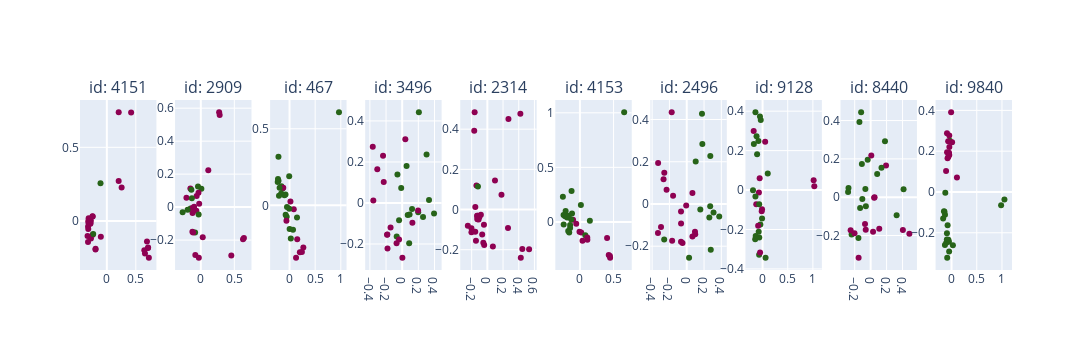

This figure's notebook cell:
### Markdown cell above
Smiling

### Code cell
from plotly.subplots import make_subplots
import plotly.graph_objects as go

n_ids = 10
ids = np.random.choice(np.arange(len(identities)),n_ids,replace=False)
fig = make_subplots(rows=1, cols=n_ids, subplot_titles=[f"id: {identities[ids[k]]}" for k in range(n_ids)])
for k in range(n_ids):
    idx = ids[k]
    metaid = metadata.loc[metadata["identity"]==identities[idx]]
    pca = KernelPCA(n_components=2, kernel="cosine")
    pc_r = pca.fit_transform(identities_pcs[idx])
    fig.add_trace(go.Scatter(x=pc_r[:,0],y=pc_r[:,1], mode='markers', marker_color = metaid["Mouth_Slightly_Open"]), row =1, col = k+1)

fig.update_layout(width = 200*n_ids, height = 350, showlegend = False)

fig.show()

### Figure 1 — Plotly figure (JSON) as saved in the notebook; plotly's stock layout.template omitted (floating-point values rounded to 4 significant figures)
{"data": [{"marker": {"color": [-1, -1, -1, -1, -1, -1, -1, 1, -1, -1, -1, -1, -1, -1, -1, -1, -1, -1, -1, -1, -1, -1, -1, -1, -1, 1, -1, -1, -1, -1]}, "mode": "markers", "type": "scatter", "x": [0.4195, -0.2827, -0.274, -0.314, -0.2837, 0.2048, 0.7254, -0.1092, -0.3207, -0.2479, -0.3204, 0.6929, -0.2444, 0.6584, 0.255, -0.2447, -0.2763, 0.7107, -0.3147, -0.1958, -0.3236, -0.3248, 0.2041, -0.1035, -0.1949, -0.2352, -0.288, 0.7129, 0.6471, -0.3326], "xaxis": "x", "y": [0.7365, -0.01207, -0.1172, 0.0199, -0.01803, 0.7377, -0.2482, 0.2574, -0.05332, 0.03221, -0.0006981, -0.1374, 0.03149, -0.2192, 0.2281, -0.09173, 0.002204, -0.1816, -0.01472, -0.1917, -0.03721, -0.1407, 0.2722, -0.1051, -0.1877, -0.08795, 0.004055, -0.1782, -0.1981, -0.1007], "yaxis": "y"}, {"marker": {"color": [-1, -1, -1, 1, -1, -1, -1, -1, -1, -1, -1, -1, -1, -1, 1, -1, -1, -1, -1, -1, 1, 1, -1, 1, 1, 1, 1, -1, 1, -1]}, "mode": "markers", "type": "scatter", "x": [-0.1553, 0.02895, 0.2816, -0.1519, -0.06686, -0.06193, 0.6433, -0.1234, -0.2146, -0.0296, 0.1118, 0.4551, -0.1233, 0.2736, 0.008432, -0.1248, -0.1255, -0.02412, -0.03447, -0.1, -0.0852, -0.2711, -0.08178, -0.03208, -0.1337, -0.1962, -0.1404, -0.1148, -0.04157, 0.6299], "xaxis": "x2", "y": [0.1122, -0.1835, 0.5589, -0.008332, -0.02138, 0.06782, -0.1872, -0.03557, 0.05717, -0.3072, 0.2239, -0.2938, -0.005261, 0.5753, 0.1115, -0.02204, -0.1487, 0.0206, 0.0873, 0.002347, -0.1541, -0.03183, -0.2913, -0.04525, 0.05334, -0.01656, 0.1051, -0.1535, 0.1249, -0.1948], "yaxis": "y2"}, {"marker": {"color": [1, -1, 1, 1, -1, 1, 1, 1, -1, 1, -1, -1, 1, 1, -1, 1, 1, 1, -1, 1, 1, 1, 1, 1, -1, 1, 1, 1, 1, -1]}, "mode": "markers", "type": "scatter", "x": [-0.1578, 0.15, 0.9644, 0.02502, 0.08286, -0.2057, -0.2308, -0.005247, 0.1273, -0.2149, 0.2014, 0.2412, -0.1358, -0.07835, -0.1224, -0.1627, -0.09989, 0.001927, 0.01761, -0.216, -0.006135, -0.225, -0.05525, -0.07584, -0.06016, -0.1934, 0.06808, 0.1459, -0.04959, 0.2692], "xaxis": "x3", "y": [0.125, -0.2212, 0.6077, -0.2167, -0.02639, 0.06226, 0.1516, -0.02271, -0.3424, 0.16, -0.3061, -0.3051, 0.1095, 0.07007, 0.1151, 0.07671, 0.06492, -0.1547, 0.0252, 0.3168, 0.1896, 0.1716, -0.07482, -0.06231, -0.1016, 0.1142, -0.1595, -0.07989, -0.01153, -0.2754], "yaxis": "y3"}, {"marker": {"color": [-1, -1, -1, -1, -1, -1, 1, -1, 1, 1, -1, 1, 1, 1, 1, 1, -1, -1, -1, -1, 1, 1, -1, -1, 1, 1, 1, -1, 1, 1]}, "mode": "markers", "type": "scatter", "x": [-0.2373, 0.1263, -0.2287, -0.0695, -0.1841, -0.3646, 0.1984, -0.1874, 0.3946, 0.09161, 0.03899, 0.05429, 0.0685, -0.05897, 0.3021, 0.2065, 0.1973, -0.3576, -0.182, 0.002428, -0.01214, -0.06815, -0.144, -0.03872, -0.03852, 0.08663, 0.2581, -0.3087, 0.1222, 0.3324], "xaxis": "x4", "y": [0.2299, -0.09625, 0.1027, -0.1957, -0.1537, 0.2743, -0.04474, -0.1545, -0.05162, -0.05666, 0.3101, 0.1799, -0.05918, 0.1384, 0.2364, 0.4422, -0.03712, 0.01252, -0.2222, -0.2669, 0.07246, -0.1636, -0.1195, -0.1776, -0.08468, -0.1964, -0.06859, 0.1646, -0.0294, 0.01482], "yaxis": "y4"}, {"marker": {"color": [-1, -1, -1, -1, -1, -1, -1, -1, -1, -1, -1, -1, -1, -1, -1, -1, -1, -1, -1, -1, -1, 1, -1, -1, -1, -1, -1, -1, -1, -1]}, "mode": "markers", "type": "scatter", "x": [-0.2031, 0.5322, 0.07036, -0.1453, -0.1265, -0.1672, -0.139, -0.1263, 0.2688, -0.1542, -0.04015, -0.08274, -0.249, 0.2632, -0.04352, -0.05136, -0.1123, -0.1535, 0.4263, -0.2027, -0.1278, -0.1199, 0.1802, -0.1014, -0.1622, -0.06603, 0.09707, -0.1306, 0.4458, 0.4207], "xaxis": "x5", "y": [-0.09369, -0.1972, -0.1844, -0.156, -0.03039, 0.3919, 0.1199, -0.04151, 0.4506, -0.1111, -0.1762, -0.02586, -0.08044, -0.09169, -0.07551, -0.1648, -0.04976, 0.01317, -0.2401, -0.1133, -0.04898, 0.1148, 0.07304, -0.03694, 0.4843, -0.1241, 0.1447, -0.0307, -0.1968, 0.477], "yaxis": "y5"}, {"marker": {"color": [1, 1, 1, -1, 1, 1, 1, 1, -1, 1, 1, -1, 1, -1, -1, 1, 1, 1, 1, 1, 1, -1, 1, -1, 1, 1, -1, -1, -1, -1]}, "mode": "markers", "type": "scatter", "x": [-0.1741, -0.1453, 0.6576, -0.0547, -0.1651, -0.1591, -0.2531, -0.2208, -0.1024, -0.1288, -0.124, -0.006299, 0.1477, 0.01912, 0.4458, 0.08043, -0.2199, -0.2415, -0.1892, -0.1458, -0.2124, 0.1105, -0.2433, 0.1088, -0.1178, 0.01458, 0.4038, 0.4281, 0.03853, 0.4485], "xaxis": "x6", "y": [-0.08384, -0.02867, 1.005, -0.01588, 0.056, -0.09744, 0.2318, 0.0512, 0.019, 0.02241, 0.2823, -0.08919, 0.01086, -0.09587, -0.3122, -0.1213, 0.06708, -0.02385, 0.03997, -0.05622, 0.09978, -0.1633, 0.0631, -0.1426, 0.07743, 0.1545, -0.1462, -0.3042, -0.1716, -0.3284], "yaxis": "y6"}, {"marker": {"color": [-1, 1, 1, -1, 1, 1, -1, 1, -1, 1, -1, -1, -1, 1, 1, -1, -1, 1, -1, 1, -1, -1, -1, -1, -1, 1, -1, 1, -1, -1]}, "mode": "markers", "type": "scatter", "x": [0.09525, 0.2777, 0.2709, -0.1686, 0.2611, 0.02689, -0.1738, 0.3095, 0.06562, 0.1034, -0.2594, -0.268, -0.06608, 0.1569, 0.3755, -0.04891, -0.3309, 0.1761, -0.006179, -0.2608, 0.0659, -0.3326, -0.2972, -0.06564, -0.06618, 0.2724, 0.09792, 0.1803, -0.2329, -0.158], "xaxis": "x7", "y": [-0.1314, -0.2164, -0.01107, -0.1747, -0.06371, -0.2548, 0.4344, -0.04028, 0.05234, 0.2014, 0.1484, 0.1168, -0.03529, -0.02674, -0.05933, -0.1849, 0.1944, 0.4268, -0.007464, -0.1689, -0.1542, -0.1381, -0.1096, -0.09209, -0.1789, 0.2272, -0.1438, 0.2836, 0.0672, 0.03902], "yaxis": "y7"}, {"marker": {"color": [-1, -1, 1, 1, -1, 1, 1, -1, 1, 1, 1, -1, -1, -1, 1, 1, 1, -1, 1, -1, 1, 1, -1, 1, -1, 1, 1, 1, 1, 1]}, "mode": "markers", "type": "scatter", "x": [-0.01083, -0.1254, -0.1898, -0.04326, 1.015, -0.01038, -0.06618, -0.1765, -0.07719, 0.1027, -0.06835, 1.028, -0.08806, -0.04933, -0.03595, -0.08263, -0.1732, -0.07256, -0.1416, 0.05158, -0.1419, -0.1466, -0.05757, -0.05166, -0.01691, -0.1194, -0.1364, -0.1086, -0.06731, 0.05996], "xaxis": "x8", "y": [-0.09742, -0.07155, -0.0004646, -0.1745, 0.04996, -0.1448, -0.2405, 0.2994, -0.2117, 0.08341, -0.3282, 0.01967, -0.1806, -0.3162, 0.3555, 0.2489, 0.2334, -0.01189, 0.3946, 0.245, -0.03254, -0.2499, 0.05935, 0.3729, -0.108, 0.2722, -0.2325, 0.1822, -0.07258, -0.3433], "yaxis": "y8"}, {"marker": {"color": [1, -1, -1, -1, 1, -1, 1, 1, 1, 1, 1, -1, -1, 1, -1, 1, -1, 1, 1, 1, 1, -1, -1, -1, -1, 1, -1, 1, 1, 1]}, "mode": "markers", "type": "scatter", "x": [-0.06602, 0.04427, -0.07065, 0.1929, -0.0368, 0.03027, 0.3256, -0.2777, -0.06005, -0.1407, -0.132, 0.4853, 0.008088, 0.1796, -0.1508, -0.2386, -0.2508, -0.1101, 0.08172, -0.1531, -0.1192, 0.04902, -0.2021, -0.06175, 0.404, 0.4125, 0.108, -0.1041, 0.136, -0.2828], "xaxis": "x9", "y": [0.04252, -0.002758, -0.1397, 0.1654, 0.1956, -0.18, -0.09464, 0.04745, -0.04762, 0.3928, -0.0558, -0.1909, 0.2173, 0.2918, -0.316, -0.1945, -0.1729, 0.1728, 0.1208, -0.2134, 0.4433, 0.0001149, -0.1884, -0.1699, -0.171, 0.04165, -0.1648, -0.009413, 0.1537, 0.02666], "yaxis": "y9"}, {"marker": {"color": [-1, 1, 1, 1, -1, 1, -1, -1, 1, -1, 1, 1, -1, 1, -1, 1, -1, 1, -1, -1, 1, 1, 1, -1, -1, -1, 1, 1, 1, 1, 1]}, "mode": "markers", "type": "scatter", "x": [-0.04438, -0.0624, -0.1298, -0.08607, -0.08993, -0.09292, -0.07942, -0.1081, -0.09126, -0.04453, -0.03378, -0.1313, -0.08871, -0.1501, 0.01105, -0.07808, -0.06667, 1.049, -0.06332, -0.04997, -0.1047, -0.05163, 0.02679, -0.0431, 0.1071, -0.008464, -0.1237, -0.1665, 0.983, -0.04732, -0.1404], "xaxis": "x10", "y": [0.1808, -0.2339, -0.1113, -0.3224, 0.2877, -0.2328, 0.1654, 0.1033, -0.2024, 0.2767, 0.2508, -0.2595, 0.1944, -0.0948, 0.2433, -0.1635, 0.2491, -0.03698, 0.1729, 0.1918, -0.2485, -0.2438, -0.2614, 0.2199, 0.07148, 0.3908, -0.003346, -0.1296, -0.06549, -0.2916, -0.09713], "yaxis": "y10"}], "layout": {"annotations": [{"font": {"size": 16}, "showarrow": false, "text": "id: 4151", "x": 0.041, "xanchor": "center", "xref": "paper", "y": 1, "yanchor": "bottom", "yref": "paper"}, {"font": {"size": 16}, "showarrow": false, "text": "id: 2909", "x": 0.143, "xanchor": "center", "xref": "paper", "y": 1, "yanchor": "bottom", "yref": "paper"}, {"font": {"size": 16}, "showarrow": false, "text": "id: 467", "x": 0.245, "xanchor": "center", "xref": "paper", "y": 1, "yanchor": "bottom", "yref": "paper"}, {"font": {"size": 16}, "showarrow": false, "text": "id: 3496", "x": 0.347, "xanchor": "center", "xref": "paper", "y": 1, "yanchor": "bottom", "yref": "paper"}, {"font": {"size": 16}, "showarrow": false, "text": "id: 2314", "x": 0.449, "xanchor": "center", "xref": "paper", "y": 1, "yanchor": "bottom", "yref": "paper"}, {"font": {"size": 16}, "showarrow": false, "text": "id: 4153", "x": 0.551, "xanchor": "center", "xref": "paper", "y": 1, "yanchor": "bottom", "yref": "paper"}, {"font": {"size": 16}, "showarrow": false, "text": "id: 2496", "x": 0.653, "xanchor": "center", "xref": "paper", "y": 1, "yanchor": "bottom", "yref": "paper"}, {"font": {"size": 16}, "showarrow": false, "text": "id: 9128", "x": 0.755, "xanchor": "center", "xref": "paper", "y": 1, "yanchor": "bottom", "yref": "paper"}, {"font": {"size": 16}, "showarrow": false, "text": "id: 8440", "x": 0.857, "xanchor": "center", "xref": "paper", "y": 1, "yanchor": "bottom", "yref": "paper"}, {"font": {"size": 16}, "showarrow": false, "text": "id: 9840", "x": 0.959, "xanchor": "center", "xref": "paper", "y": 1, "yanchor": "bottom", "yref": "paper"}], "height": 350, "showlegend": false, "width": 2000, "xaxis": {"anchor": "y", "domain": [0, 0.082]}, "xaxis10": {"anchor": "y10", "domain": [0.918, 1.0]}, "xaxis2": {"anchor": "y2", "domain": [0.102, 0.184]}, "xaxis3": {"anchor": "y3", "domain": [0.204, 0.286]}, "xaxis4": {"anchor": "y4", "domain": [0.306, 0.388]}, "xaxis5": {"anchor": "y5", "domain": [0.408, 0.49]}, "xaxis6": {"anchor": "y6", "domain": [0.51, 0.592]}, "xaxis7": {"anchor": "y7", "domain": [0.612, 0.694]}, "xaxis8": {"anchor": "y8", "domain": [0.714, 0.796]}, "xaxis9": {"anchor": "y9", "domain": [0.816, 0.898]}, "yaxis": {"anchor": "x", "domain": [0, 1]}, "yaxis10": {"anchor": "x10", "domain": [0, 1]}, "yaxis2": {"anchor": "x2", "domain": [0, 1]}, "yaxis3": {"anchor": "x3", "domain": [0, 1]}, "yaxis4": {"anchor": "x4", "domain": [0, 1]}, "yaxis5": {"anchor": "x5", "domain": [0, 1]}, "yaxis6": {"anchor": "x6", "domain": [0, 1]}, "yaxis7": {"anchor": "x7", "domain": [0, 1]}, "yaxis8": {"anchor": "x8", "domain": [0, 1]}, "yaxis9": {"anchor": "x9", "domain": [0, 1]}}}
